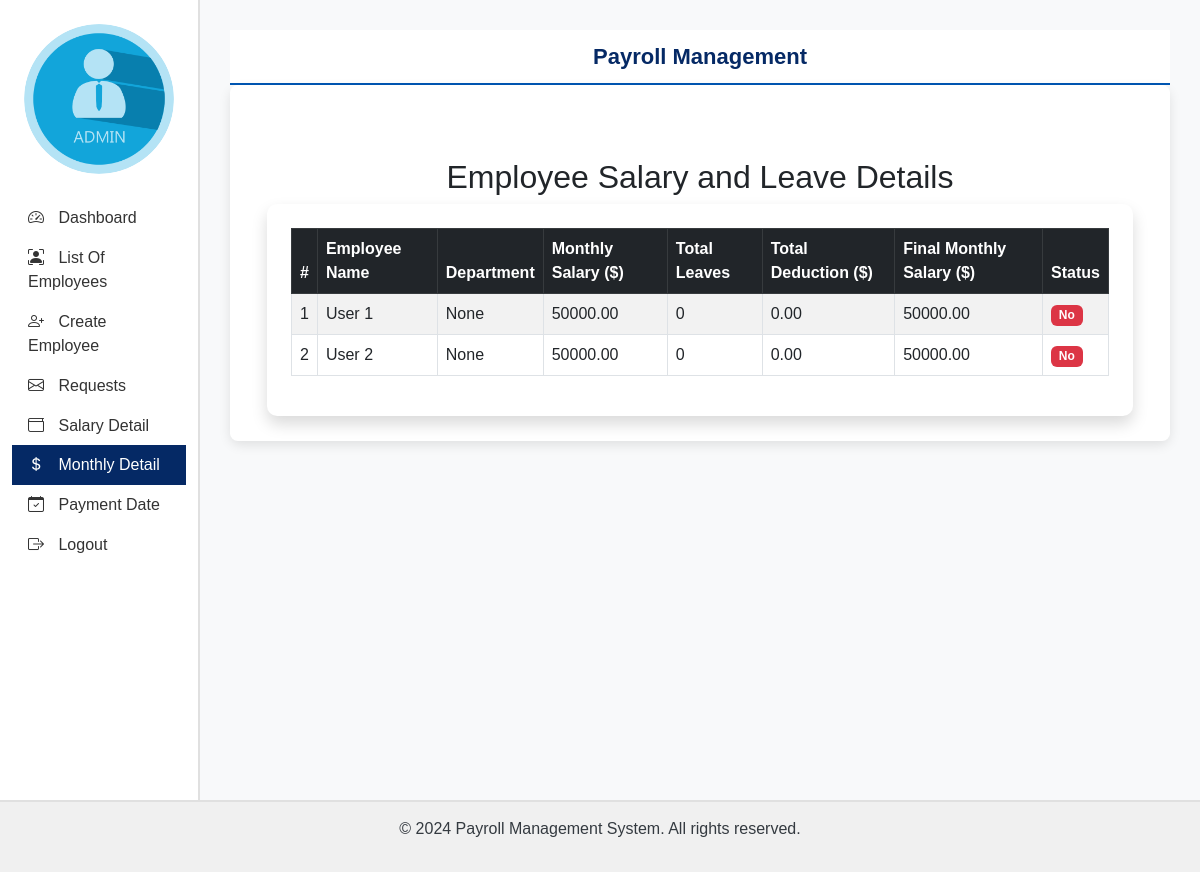
/admin_salary_page/ (signed in), run on an earlier commit of the app's database.
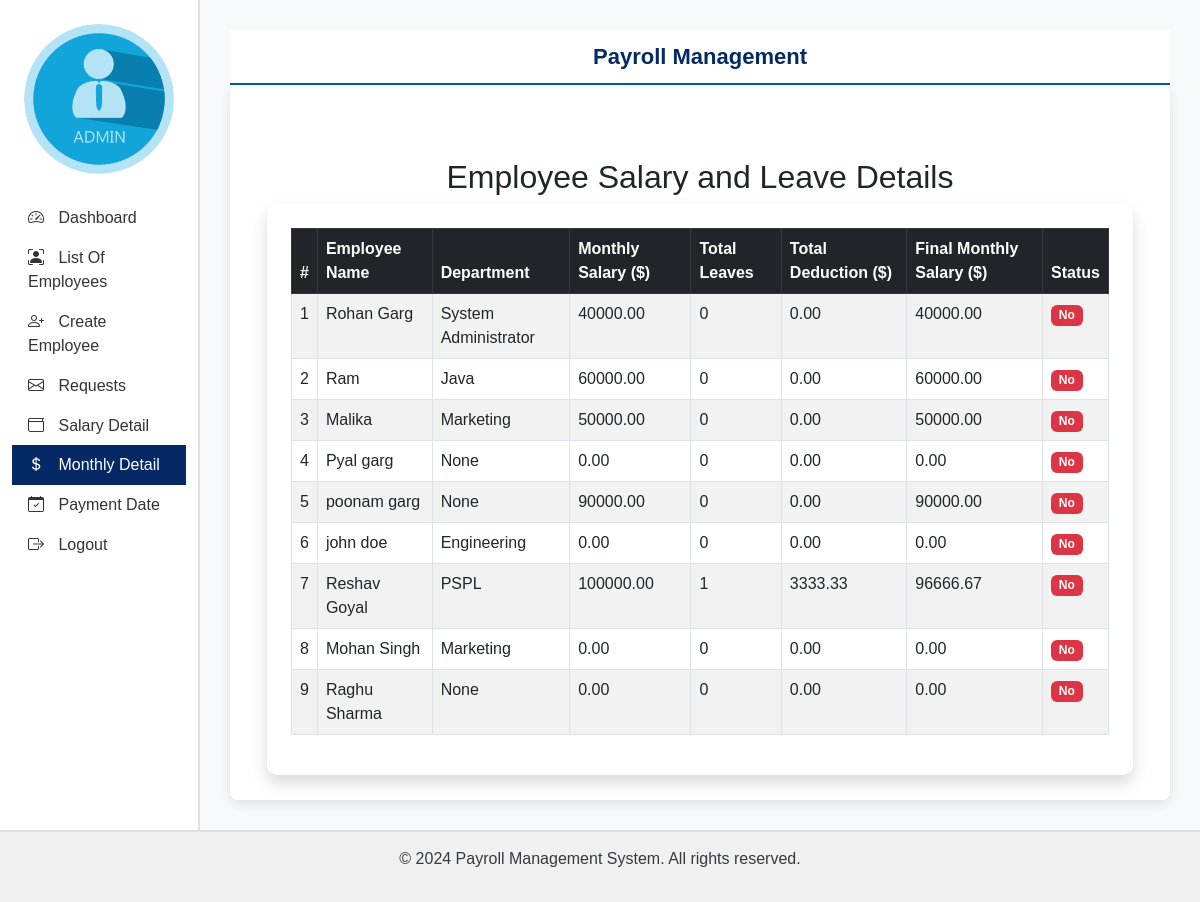
And on a later commit of the database.
### employee/models.py (models this page shows, shortened)
class EmployeeDetail(models.Model):
    employee_id = models.AutoField(primary_key=True)  # Auto-incrementing ID (renamed to employee_id for consistency)
    user = models.OneToOneField(User, on_delete=models.CASCADE)  # One-to-one relationship with User model
    emp_code = models.CharField(max_length=50)  # Employee code
    emp_dept = models.CharField(max_length=50, null=True)  # Employee department
    designation = models.CharField(max_length=50, null=True)  # Job title or designation
    contact = models.CharField(max_length=50, null=True)  # Contact number
    gender = models.CharField(max_length=50, null=True)  # Gender
    joining_date = models.DateField(null=True)  # Date of joining the company

### employee/views.py (the view)
# urls.py: path('admin_salary_page/', admin_salary_page, name='admin_salary_page'),
@login_required
def admin_salary_page(request):
    if not request.user.is_staff:
        return redirect('admin_login')  # Redirect if user is not admin
    employees = EmployeeDetail.objects.all().select_related('user')
    employee_data = []
    current_date = datetime.now()
    current_month = current_date.month
    current_year = current_date.year
    for employee in employees:
        salary_detail = SalaryDetail.objects.filter(employee=employee).first()
        monthly_salary = salary_detail.monthlySalary if salary_detail else Decimal('0.00')
        total_leaves = Leave.objects.filter(
            employee=employee,
            startDate__month=current_month,
            startDate__year=current_year,
            status='Approved'
        ).count()
        deduction_per_day = monthly_salary / Decimal(30) if monthly_salary else Decimal('0.00')
        total_deduction = deduction_per_day * Decimal(total_leaves)
        final_salary = monthly_salary - total_deduction
        salary_credited = EmployeeSalary.objects.filter(
            employee=employee,
            month=current_month,
            year=current_year
        ).exists()
        employee_data.append({
            'employee': employee,
            'monthly_salary': round(monthly_salary, 2),
            'total_leaves': total_leaves,
            'total_deduction': round(total_deduction, 2),
            'final_salary': round(final_salary, 2),
            'salary_credited': 'Yes' if salary_credited else 'No',
            'month': current_month,
            'year': current_year,
        })
    return render(request, 'admin_salary_page.html', {'employee_data': employee_data})

### employee/templates/admin_salary_page.html
{% extends 'admin_base.html' %}
{% block main %}
<div class="container mt-5">
    <h2 class="text-center">Employee Salary and Leave Details</h2>
    <div class="card shadow p-4">
        <table class="table table-bordered table-striped">
            <thead class="table-dark">
                <tr>
                    <th>#</th>
                    <th>Employee Name</th>
                    <th>Department</th>
                    <th>Monthly Salary ($)</th>
                    <th>Total Leaves</th>
                    <th>Total Deduction ($)</th>
                    <th>Final Monthly Salary ($)</th>
                    <th>Status</th>
                </tr>
            </thead>
            <tbody>
                {% if employee_data %}
                    {% for data in employee_data %}
                    <tr>
                        <td>{{ forloop.counter }}</td>
                        <td>{{ data.employee.user.get_full_name }}</td>
                        <td>{{ data.employee.emp_dept }}</td>
                        <td>{{ data.monthly_salary|floatformat:2 }}</td>
                        <td>{{ data.total_leaves }}</td>
                        <td>{{ data.total_deduction|floatformat:2 }}</td>
                        <td>{{ data.final_salary|floatformat:2 }}</td>
                        <td>
                            <span class="badge {% if data.salary_credited == 'Yes' %}bg-success{% else %}bg-danger{% endif %}">
                                {{ data.salary_credited }}
                            </span>
                        </td>
                    </tr>
                    {% endfor %}
                {% else %}
                    <tr>
                        <td colspan="8" class="text-center">No data available</td>
                    </tr>
                {% endif %}
            </tbody>
        </table>
    </div>
</div>
{% endblock %}

What changed in the data, as far as the page shows it:
removed EmployeeDetail: employee.user.get_full_name "User 1", employee.emp_dept "None", monthly_salary "50000.00", total_leaves "0", total_deduction "0.00", final_salary "50000.00", salary_credited "No"
removed EmployeeDetail: employee.user.get_full_name "User 2", employee.emp_dept "None", monthly_salary "50000.00", total_leaves "0", total_deduction "0.00", final_salary "50000.00", salary_credited "No"
added EmployeeDetail: employee.user.get_full_name "Rohan Garg", employee.emp_dept "System Administrator", monthly_salary "40000.00", total_leaves "0", total_deduction "0.00", final_salary "40000.00", salary_credited "No"
added EmployeeDetail: employee.user.get_full_name "Ram", employee.emp_dept "Java", monthly_salary "60000.00", total_leaves "0", total_deduction "0.00", final_salary "60000.00", salary_credited "No"
added EmployeeDetail: employee.user.get_full_name "Malika", employee.emp_dept "Marketing", monthly_salary "50000.00", total_leaves "0", total_deduction "0.00", final_salary "50000.00", salary_credited "No"
added EmployeeDetail: employee.user.get_full_name "Pyal garg", employee.emp_dept "None", monthly_salary "0.00", total_leaves "0", total_deduction "0.00", final_salary "0.00", salary_credited "No"
added EmployeeDetail: employee.user.get_full_name "poonam garg", employee.emp_dept "None", monthly_salary "90000.00", total_leaves "0", total_deduction "0.00", final_salary "90000.00", salary_credited "No"
added EmployeeDetail: employee.user.get_full_name "john doe", employee.emp_dept "Engineering", monthly_salary "0.00", total_leaves "0", total_deduction "0.00", final_salary "0.00", salary_credited "No"
added EmployeeDetail: employee.user.get_full_name "Reshav Goyal", employee.emp_dept "PSPL", monthly_salary "100000.00", total_leaves "1", total_deduction "3333.33", final_salary "96666.67", salary_credited "No"
added EmployeeDetail: employee.user.get_full_name "Mohan Singh", employee.emp_dept "Marketing", monthly_salary "0.00", total_leaves "0", total_deduction "0.00", final_salary "0.00", salary_credited "No"
added EmployeeDetail: employee.user.get_full_name "Raghu Sharma", employee.emp_dept "None", monthly_salary "0.00", total_leaves "0", total_deduction "0.00", final_salary "0.00", salary_credited "No"
